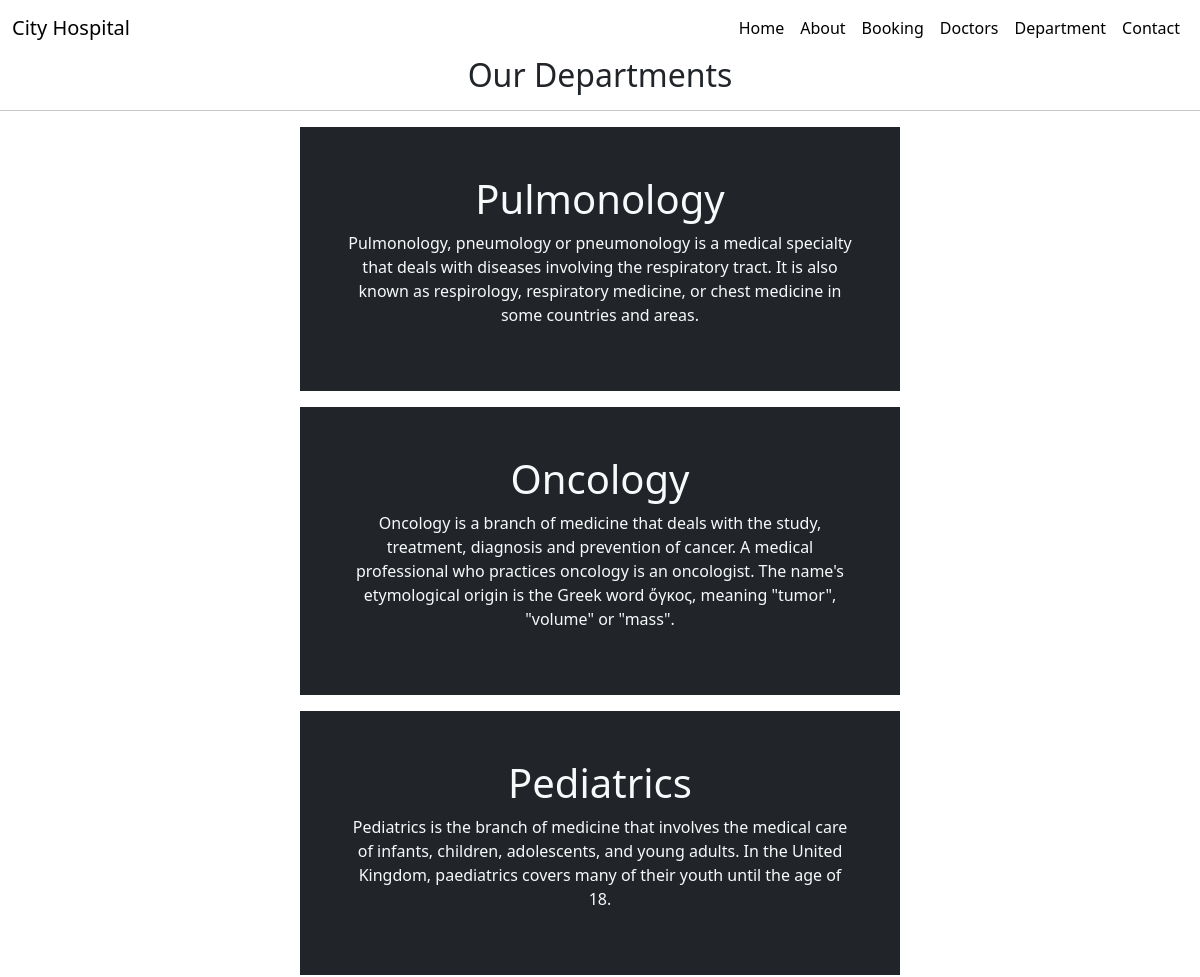
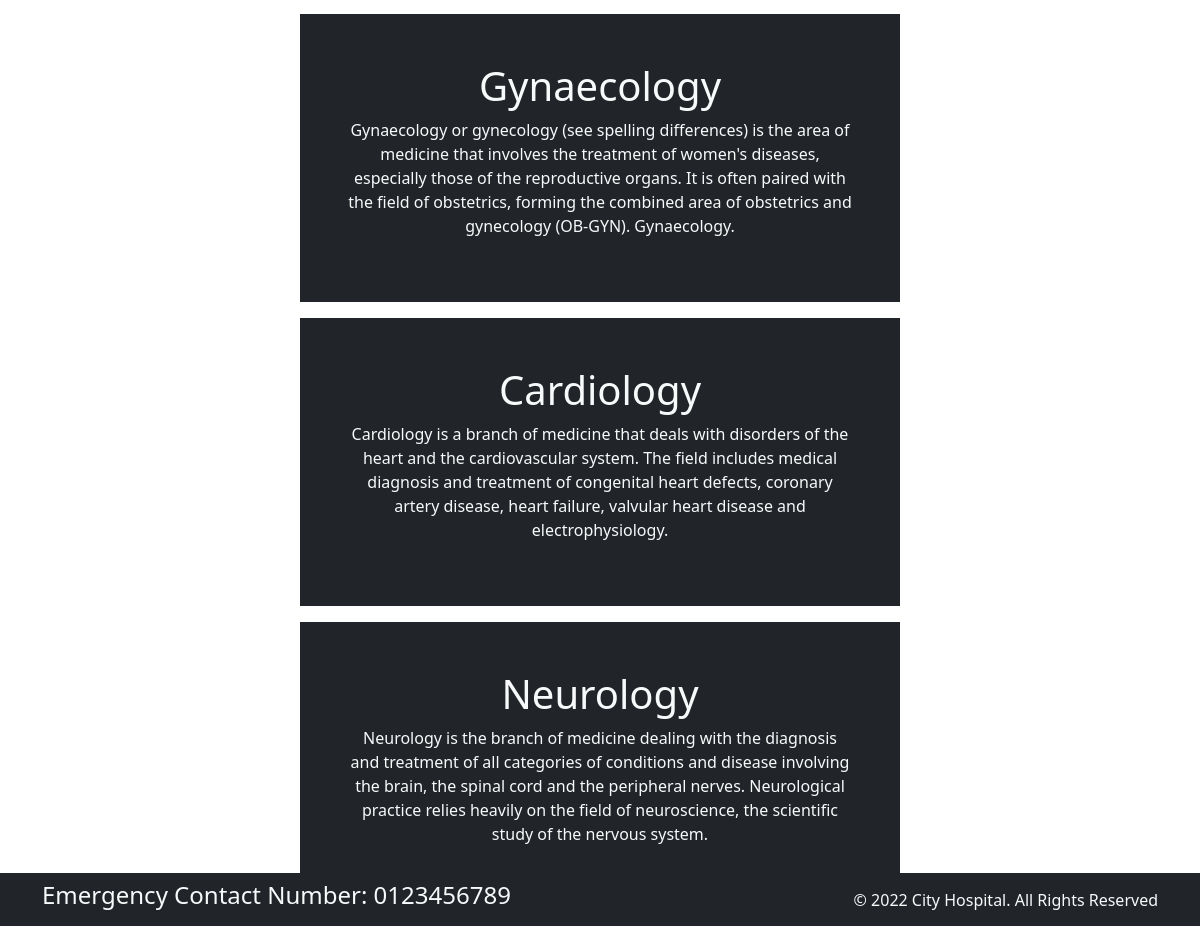
Screenshot of /department with the database file from the repository (2 pictures, top to bottom).
### home/models.py (models this page shows, shortened)
class Department(models.Model):
    dep_name= models.CharField(max_length=100)
    description= models.TextField()

### home/views.py (the view)
# urls.py: path('department', views.dpt,name='dpt'),
def dpt(request):
    dict_dept={
        'dpt':Department.objects.all()
    }
    return render(request,'department.html',dict_dept)

### templates/department.html (shortened to what this page needs)
{% extends 'base.html'%}
{% block content%}
<center><h2>Our Departments</h2></center>
<hr>
{%for d in dpt%}
<div class="mx-auto w-50 bg-dark text-center text-light p-5 my-3">
    <h1>{{d.dep_name}}</h1>
    <p>{{d.description}}</p>
</div>
{%endfor%}
{%endblock%}

### rows the page displays
Department: dep_name "Pulmonology", description "Pulmonology, pneumology or pneumonology is a medical specialty that deals with diseases involving the respiratory tract. It is also known as respirology, respiratory medicine, or chest medicine in some countries and areas."
Department: dep_name "Oncology", description "Oncology is a branch of medicine that deals with the study, treatment, diagnosis and prevention of cancer. A medical professional who practices oncology is an oncologist. The name's etymological origin is the Greek word ὄγκος, meaning \"tumor\", \"volume\" or \"mass\"."
Department: dep_name "Pediatrics", description "Pediatrics is the branch of medicine that involves the medical care of infants, children, adolescents, and young adults. In the United Kingdom, paediatrics covers many of their youth until the age of 18."
Department: dep_name "Gynaecology", description "Gynaecology or gynecology (see spelling differences) is the area of medicine that involves the treatment of women's diseases, especially those of the reproductive organs. It is often paired with the field of obstetrics, forming the combined area of obstetrics and gynecology (OB-GYN). Gynaecology."
Department: dep_name "Cardiology", description "Cardiology is a branch of medicine that deals with disorders of the heart and the cardiovascular system. The field includes medical diagnosis and treatment of congenital heart defects, coronary artery disease, heart failure, valvular heart disease and electrophysiology."
Department: dep_name "Neurology", description "Neurology is the branch of medicine dealing with the diagnosis and treatment of all categories of conditions and disease involving the brain, the spinal cord and the peripheral nerves. Neurological practice relies heavily on the field of neuroscience, the scientific study of the nervous system."
